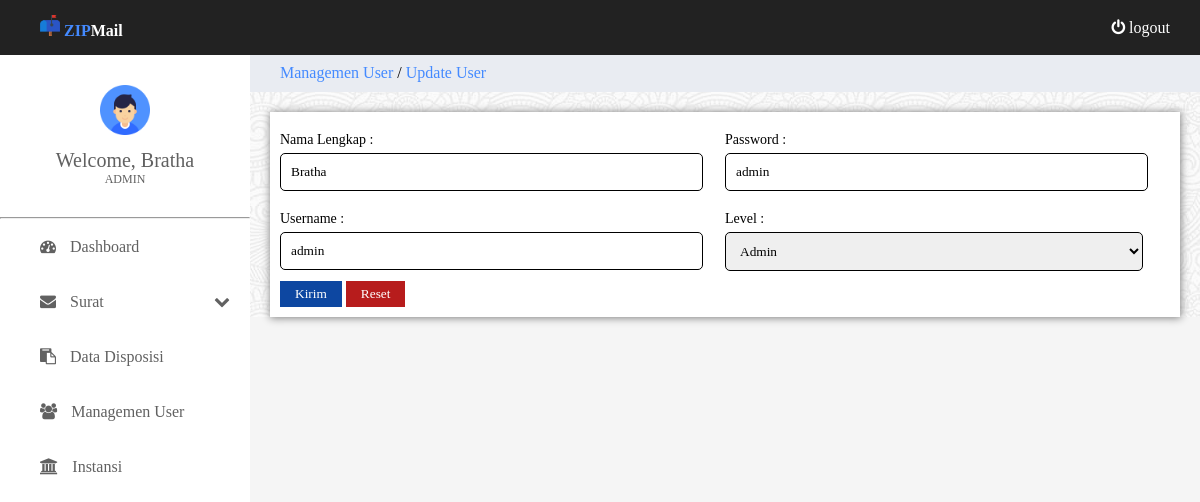
The app's page /index.php?show=u-user&id_user=1 (signed in) with its own data.
### tables this page shows
CREATE TABLE `user` (
  `id_user` int(4) NOT NULL AUTO_INCREMENT,
  `username` varchar(50) NOT NULL,
  `password` varchar(50) NOT NULL,
  `fullname` varchar(50) NOT NULL,
  `level` varchar(50) NOT NULL,
  PRIMARY KEY (`id_user`)
);

### inc/fungsi.php (called while the page is built, shortened)
<?php
  class Koneksi
  {
  public function __construct(){
    $this->connect = new mysqli('localhost','root','','mail');
  }
  }
  class Fungsi extends Koneksi
  {
  public function view($query){
    $result = $this->connect->query($query);
    $rows = array();
    while ($row = $result->fetch_assoc()) {
      $rows[] = $row;
    }
    return $rows;
  }
}
?>

### inc/update/u-user.php (the view, shortened to what this page needs)
<!DOCTYPE html>
<html>
  <head>
  </head>
  <body>
    <?php
      $id_user = $_GET['id_user'];
      $query = "SELECT * FROM user WHERE id_user='$id_user'";
      include 'inc/fungsi.php';
      $fungsi = new Fungsi();
      $result = $fungsi->view($query);
    ?>
    <div class="title-content">
      <a href="?show=user">Managemen User</a> / <a href="#">Update User</a>
    </div>
    <?php foreach ($result as $key => $row) { ?>
    <div class="containers">
      <form class="" action="" enctype="multipart/form-data" method="post" autocomplete="off">
        <table class="col-12">
          <span class="col-6" style="float:left;">
            <div class="from-grup">
              <p class="label-form-grup">Nama Lengkap :</p>
              <div class="input-form-group">
                <input type="text" name="fullname" value="<?php echo $row['fullname'] ?>" placeholder="Nama Lengkap">
              </div>
            </div>
            <div class="from-grup">
              <p class="label-form-grup">Username :</p>
              <div class="input-form-group">
                <input type="text" name="username" value="<?php echo $row['username'] ?>" placeholder="Username" >
              </div>
            </div>
          </span>
          <span class="col-6" style="float:right">
            <div class="from-grup">
              <p class="label-form-grup">Password :</p>
              <div class="input-form-group">
                <input type="text" name="password" value="<?php echo $row['password'] ?>" placeholder="Password" >
              </div>
            </div>
            <div class="from-grup">
              <p class="label-form-grup">Level :</p>
              <div class="input-form-group">
                <select class="" name="level">
                  <option value="admin">Admin</option>
                </select>
              </div>
            </div>
          </span>
        </table>
        <input type="submit" name="submit" value="Kirim" class="btn-blu btn-submit">
        <input type="reset" name="" value="Reset" class="btn-red btn-submit">
      </form>
    </div>
    <?php } ?>
  </body>
</html>

### assets/css/master.css (style rules this page uses)
* { margin: 0; font-family: sans serif; }
.col-6 { width: 50%; }
.col-12 { width: 100%; }
.title-content { background-color: #E9ECF2; margin-left: -50px; padding: 10px 0; padding-left: 60px; margin-bottom: 20px; }
.title-content a { text-decoration: none; color: #448aff; }
.containers { background-color: white; color: black; margin-right: 20px; margin-bottom: 20px; padding: 10px 10px; box-shadow: 0.5px 0.5px 8px 0.5px grey; }
.from-grup { padding: 10px 0; }
.from-grup p { font-size: 14px; margin-bottom: 5px; }
.input-form-group input { padding: 10px; width: 90%; border: 1px solid black; border-radius: 5px; outline: none; }
.input-form-group select { padding: 10px; width: 94%; border: 1px solid black; border-radius: 5px; outline: none; }
.btn-submit { text-decoration: none; text-align: center; padding: 5px 15px; display: inline-block; border: none; }
.btn-red { background-color: #b71c1c; color: white; }
.btn-blu { background-color: #0d47a1; color: white; }

### index.php (style rules this page uses)
body { background-color: #f5f5f5; }

### records on screen
user: fullname "Bratha", username "admin", password "admin"

### other values on screen
$name "Bratha"
$level "ADMIN"
